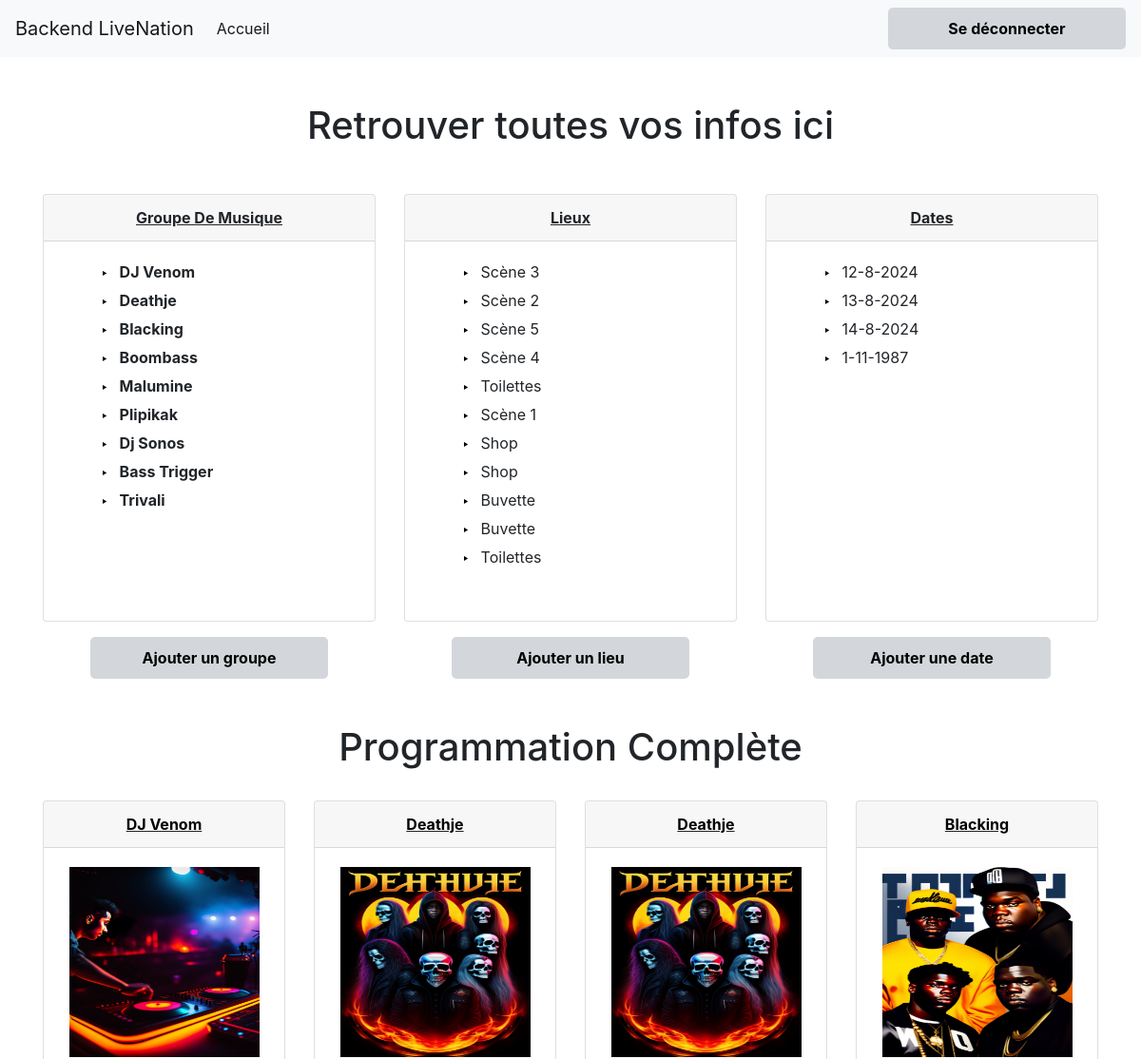
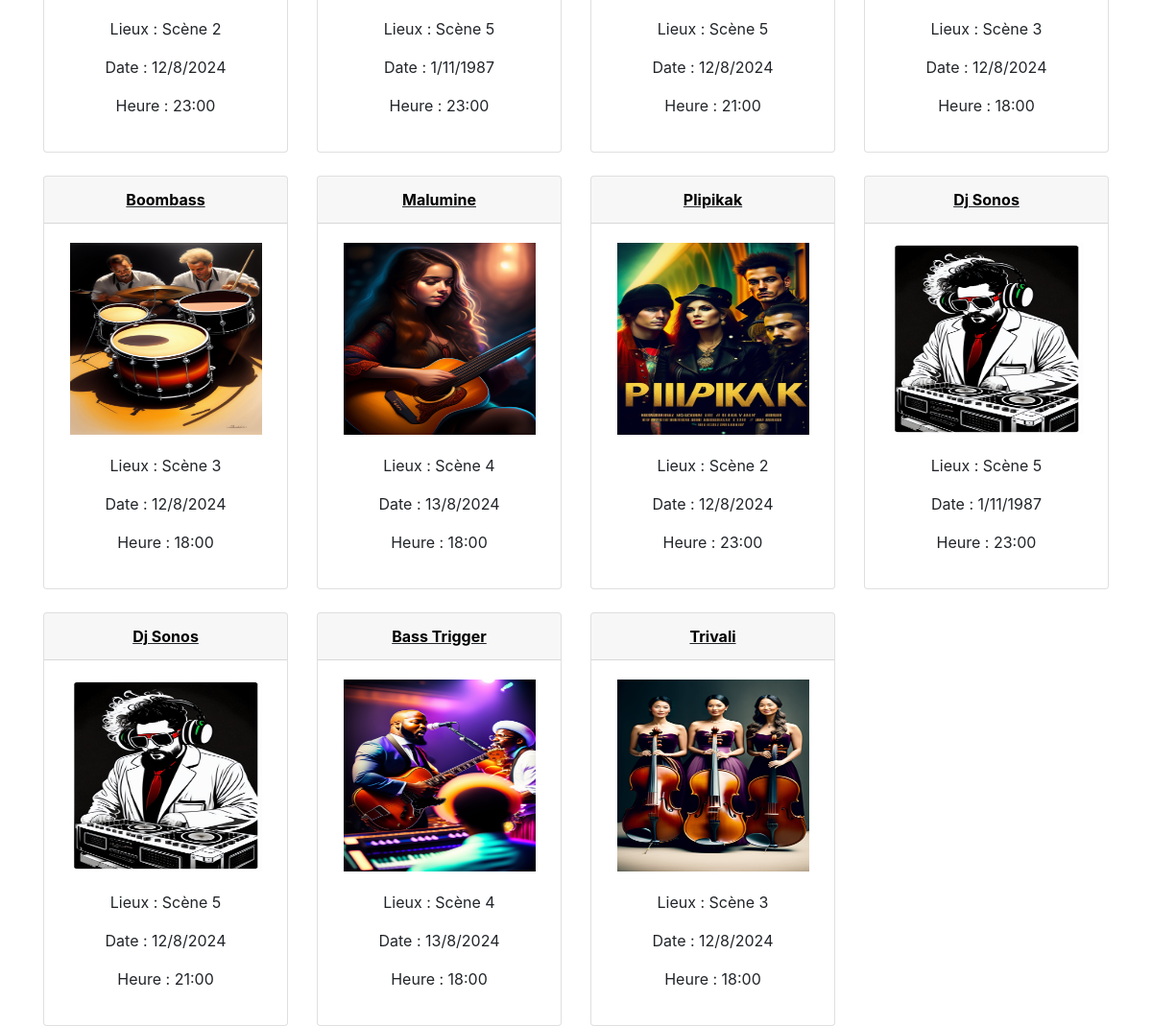
/index.php (signed in), run on the app's committed database (2 pictures, top to bottom).
### tables this page shows
CREATE TABLE events (
    id INTEGER PRIMARY KEY AUTOINCREMENT,
    title VARCHAR(255) NOT NULL,
    description TEXT NOT NULL,
    excerpt VARCHAR(255) NOT NULL,
    slug VARCHAR(255) NOT NULL,
    venue_id INT UNSIGNED NOT NULL, 
    FOREIGN KEY (venue_id) REFERENCES venues(id) ON DELETE CASCADE 
);

CREATE TABLE venues (
    id INTEGER PRIMARY KEY AUTOINCREMENT,
    venue VARCHAR(255) NOT NULL,
    address VARCHAR(255) NOT NULL,
    city VARCHAR(255) NOT NULL,
    description TEXT NOT NULL,
    slug VARCHAR(255) NOT NULL
);

CREATE TABLE utc_start_date_details (
    id INTEGER PRIMARY KEY AUTOINCREMENT,
    year INT NOT NULL,
    month INT NOT NULL,
    day INT NOT NULL,
    hour INT NOT NULL,
    minutes INT NOT NULL,
    event_id INT UNSIGNED NOT NULL, 
    FOREIGN KEY (event_id) REFERENCES events(id) ON DELETE CASCADE
);

### src/Callsql.php (called while the page is built, shortened)
<?php
class Callsql
{
    public static $pdo;
    public static function getPDO()
    {
        if (!self::$pdo)
            self::$pdo = new PDO('sqlite:livenation.db', null, null, [
                PDO::ATTR_ERRMODE => PDO::ERRMODE_EXCEPTION,
                PDO::ATTR_DEFAULT_FETCH_MODE => PDO::FETCH_ASSOC
            ]);
        return self::$pdo;
    }
    public static function callevents()
    {
        $pdo = self::getPDO();
        $query = $pdo->query('SELECT * FROM events');
        $events = $query->fetchAll();
        return $events;
    }
    public static function callvenues()
    {
        $pdo = self::getPDO();
        $query = $pdo->query('SELECT * FROM venues');
        $venues = $query->fetchAll();
        return $venues;
    }
    public static function calldate()
    {
        $pdo = self::getPDO();
        $query = $pdo->query('SELECT * FROM utc_start_date_details');
        $dates = $query->fetchAll();
        return $dates;
    }
    public static function callProgrammation()
    {
        $pdo = self::getPDO();
        $query = $pdo->query(
            'SELECT venues.venue,events.slug, events.title,utc_start_date_details.day, utc_start_date_details.year, utc_start_date_details.month, utc_start_date_details.hour, utc_start_date_details.minutes
             FROM venues
            join events on  venues.id = events.venue_id
            JOIN utc_start_date_details ON venues.id = utc_start_date_details.event_id'
        );
        $programmation = $query->fetchAll();
        return $programmation;
    }
}

### index.php (the view, shortened to what this page needs)
<?php
try {
    $events = Callsql::callevents();
    $venues = Callsql::callvenues();
    $dates = Callsql::calldate();
    $programmation = Callsql::callProgrammation();
} catch (PDOException $e) {
    echo "Erreur de connexion : " . $e->getMessage();
    exit();
}
?>
<!DOCTYPE html>
<html lang="fr">
<head>
    <link href="https://stackpath.bootstrapcdn.com/bootstrap/4.5.2/css/bootstrap.min.css" rel="stylesheet">
    <link href="./templates/style.css" rel="stylesheet">
</head>
<body>
    <nav class="navbar navbar-expand-lg navbar-light bg-light">
        <a class="navbar-brand" href="#">Backend LiveNation</a>
        <div class="collapse navbar-collapse" id="navbarSupportedContent">
            <ul class="navbar-nav mr-auto">
                <li class="nav-item active">
                    <a class="nav-link" href="..\index.php">Accueil <span class="sr-only">home</span></a>
                </li>
            </ul>
        </div>
        <?php if (!empty($_SESSION['auth'])) : ?>
            <form action="" method="post">
                <button type="submit" name="destroy_session" class="bouton btn-danger">Se déconnecter</button>
            </form>
        <?php endif; ?>
    </nav>
</body>
</html>
<div class="container">
    <h1 class="text-center mb-5">Retrouver toutes vos infos ici</h1>
    <div class="row mt-3">
        <div class="col-md-4">
            <div class="card" style="min-height: 450px">
                <div class="title card-header">Groupe de musique</div>
                <div class="card-body">
                    <ul class="custom-list">
                        <?php foreach ($events as $event) : ?>
                            <li><a style="font-weight: bold;" href="./templates/groupe.php?nom=<?= urlencode($event['title']) ?>"><?= $event['title'] ?></a></li>
                        <?php endforeach ?>
                    </ul>
                </div>
            </div>
            <div class="text-center">
                <button class="bouton mt-3"><a href='/templates/addGroup.php'>Ajouter un groupe</a></button>
            </div>
        </div>
        <div class="col-md-4">
            <div class="card" style="min-height: 450px">
                <div class="title card-header">Lieux</div>
                <div class="card-body">
                    <ul class="custom-list">
                        <?php foreach ($venues as $venue) : ?>
                            <li><a href="./templates/lieu.php?nom=<?= urlencode($venue['venue']) ?>"><?= $venue['venue'] ?></a></li>
                        <?php endforeach ?>
                    </ul>
                </div>
            </div>
            <div class="text-center">
                <button class="bouton mt-3"><a href='/templates/addVenue.php'>Ajouter un lieu</a></button>
            </div>
        </div>
        <div class="col-md-4">
            <div class="card" style="min-height: 450px">
                <div class="title card-header">Dates</div>
                <div class="card-body">
                    <ul class="custom-list">
                        <?php
                        $displayedDates = [];
                        foreach ($dates as $date) {
                            $day = $date['day'];
                            $month = $date['month'];
                            $year = $date['year'];
                            $formattedDate = "$day-$month-$year";
                            if (!in_array($formattedDate, $displayedDates)) {
                                $displayedDates[] = $formattedDate;
                        ?>
                                <li><a><?= $formattedDate ?></a></li>
                        <?php
                            }
                        }
                        ?>
                    </ul>
                </div>
            </div>
            <div class="text-center">
                <button class="bouton mt-3"><a href='/templates/addDate.php'> Ajouter une date</a></button>
            </div>
        </div>
    </div>
    <div class="programme">
        <h1 class="text-center mt-5">Programmation Complète</h1>
        <div class="row">
            <?php foreach ($programmation as $programmations) : ?>
                <div class="col-md-3">
                    <div class="card mt-4">
                        <div class="title card-header"><a style="color: black" href="./templates/groupe.php?nom=<?= urlencode($programmations['title']) ?>"><?= $programmations['title'] ?></a></div>
                        <div class="card-body text-center">
                            <img src="http://localhost:8000/photos/<?= $programmations['slug'] ?>.jpeg" alt="Photo" style="width: 200px; height: 200px; margin-bottom : 20px">
                            <p>Lieux : <?= $programmations['venue'] ?></p>
                            <p>Date : <?= $programmations['day'] . '/' . $programmations['month'] . '/' . $programmations['year'] ?></p>
                            <p>Heure : <?= $programmations['hour'] . ':' . $programmations['minutes'] ?>0</p>
                        </div>
                    </div>
                </div>
            <?php endforeach ?>
        </div>
    </div>
</div>

### templates/style.css (style rules this page uses)
.bouton { display: inline-block; padding: 10px 20px; font-size: 16px; font-weight: bold; text-decoration: none; color: #000000; background-color: #d3d7db; border: none; border-radius: 5px; cursor: pointer; transition: background-color 0.3s ease; min-width: 250px; }
.bouton a { color : black; }
.card-body ul li a { color: inherit; text-decoration: none; }
.custom-list li { list-style-type: none; margin-bottom: 6px; }
.custom-list li::before { content: "\2023"; color: #000000; font-weight: bold; margin-right: 12px; }
.title { text-align: center; font-size: 2vh; font-weight: bold; text-decoration: underline; text-transform: capitalize; }

### data on the page
events: title "DJ Venom"
events: title "Deathje"
events: title "Blacking"
events: title "Boombass"
events: title "Malumine"
events: title "Plipikak"
events: title "Dj Sonos"
events: title "Bass Trigger"
events: title "Trivali"
venues: venue "Scène 3", title "Blacking", shows a picture, day "12", month "8", year "2024", hour "18", minutes "0", title "Boombass", title "Trivali"
venues: venue "Scène 2", title "DJ Venom", shows a picture, day "12", month "8", year "2024", hour "23", minutes "0", title "Plipikak"
venues: venue "Scène 5", title "Deathje", shows a picture, day "1", month "11", year "1987", hour "23", minutes "0", day "12", month "8", year "2024", hour "21", title "Dj Sonos"
venues: venue "Scène 4", title "Malumine", shows a picture, day "13", month "8", year "2024", hour "18", minutes "0", title "Bass Trigger"
venues: venue "Toilettes"
venues: venue "Scène 1"
venues: venue "Shop"
venues: venue "Shop"
venues: venue "Buvette"
venues: venue "Buvette"
venues: venue "Toilettes"
utc_start_date_details: formattedDate "12-8-2024"
utc_start_date_details: formattedDate "13-8-2024"
utc_start_date_details: formattedDate "14-8-2024"
utc_start_date_details: formattedDate "1-11-1987"
